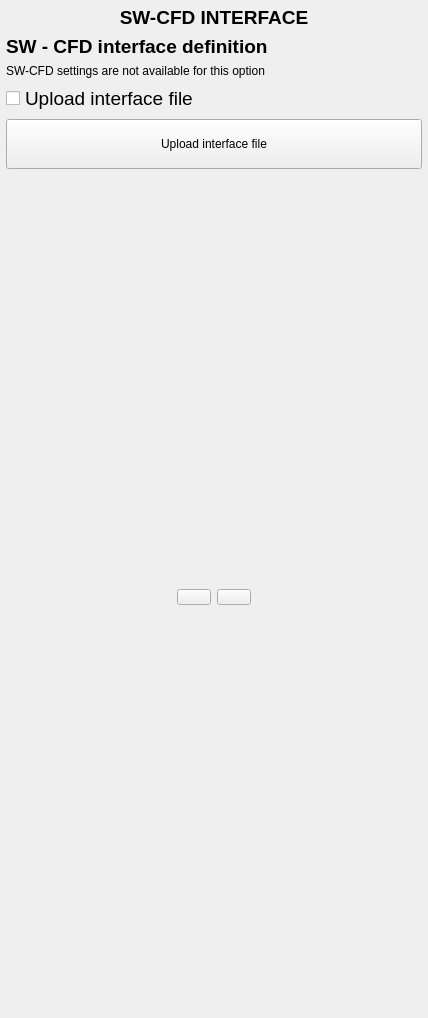
<?xml version="1.0" encoding="UTF-8"?>
<ui version="4.0">
 <class>swcfdint</class>
 <widget class="QFrame" name="swcfdint">
  <property name="geometry">
   <rect>
    <x>0</x>
    <y>0</y>
    <width>428</width>
    <height>1018</height>
   </rect>
  </property>
  <property name="windowTitle">
   <string>Frame</string>
  </property>
  <layout class="QVBoxLayout" name="verticalLayout">
   <property name="leftMargin">
    <number>6</number>
   </property>
   <property name="topMargin">
    <number>6</number>
   </property>
   <property name="rightMargin">
    <number>6</number>
   </property>
   <property name="bottomMargin">
    <number>6</number>
   </property>
   <item>
    <widget class="QLabel" name="Lbl_H1">
     <property name="font">
      <font>
       <pointsize>14</pointsize>
      </font>
     </property>
     <property name="text">
      <string>&lt;html&gt;&lt;head/&gt;&lt;body&gt;&lt;p&gt;&lt;span style=&quot; font-weight:600;&quot;&gt;SW-CFD INTERFACE&lt;/span&gt;&lt;/p&gt;&lt;/body&gt;&lt;/html&gt;</string>
     </property>
     <property name="alignment">
      <set>Qt::AlignCenter</set>
     </property>
    </widget>
   </item>
   <item>
    <widget class="QLabel" name="Lbl_Interface">
     <property name="font">
      <font>
       <pointsize>14</pointsize>
       <weight>75</weight>
       <bold>true</bold>
      </font>
     </property>
     <property name="text">
      <string>&lt;html&gt;&lt;head/&gt;&lt;body&gt;&lt;p&gt;SW - CFD interface definition&lt;/p&gt;&lt;/body&gt;&lt;/html&gt;</string>
     </property>
    </widget>
   </item>
   <item>
    <widget class="QLabel" name="Lbl_Notice">
     <property name="text">
      <string>SW-CFD settings are not available for this option</string>
     </property>
    </widget>
   </item>
   <item>
    <widget class="QCheckBox" name="ChB_UploadFile">
     <property name="enabled">
      <bool>true</bool>
     </property>
     <property name="font">
      <font>
       <pointsize>14</pointsize>
      </font>
     </property>
     <property name="toolTip">
      <string>Check this if you would like to upload a file instead of using the table</string>
     </property>
     <property name="toolTipDuration">
      <number>10000</number>
     </property>
     <property name="text">
      <string>Upload interface file</string>
     </property>
     <property name="checkable">
      <bool>true</bool>
     </property>
    </widget>
   </item>
   <item>
    <widget class="QPushButton" name="Btn_UploadFile">
     <property name="toolTip">
      <string>Upload a latitude-longitude file to define the interfaces</string>
     </property>
     <property name="toolTipDuration">
      <number>10000</number>
     </property>
     <property name="text">
      <string>
Upload interface file
</string>
     </property>
    </widget>
   </item>
   <item>
    <widget class="QStackedWidget" name="SWg_CA_Interface">
     <property name="toolTip">
      <string>Interface points for all SW-CFD interfaces</string>
     </property>
     <property name="toolTipDuration">
      <number>10000</number>
     </property>
     <property name="currentIndex">
      <number>-1</number>
     </property>
    </widget>
   </item>
   <item>
    <layout class="QHBoxLayout" name="HLY_Scroller" stretch="0,0,0,0">
     <item>
      <spacer name="HSp_Left">
       <property name="orientation">
        <enum>Qt::Horizontal</enum>
       </property>
       <property name="sizeHint" stdset="0">
        <size>
         <width>40</width>
         <height>20</height>
        </size>
       </property>
      </spacer>
     </item>
     <item>
      <widget class="QPushButton" name="Btn_Previous">
       <property name="styleSheet">
        <string notr="true">QPushButton {
    border-image: url(:/images/images/previous.png) 10;
    border-width: 0px;                         
    padding: 0px 0px;
    min-height: 10px;
    min-width: 10px;
}

QPushButton:hover {
    border-image: url(:/images/images/previous.png) 10;
}

QPushButton:pressed {
    color: lightgray;
    border-image: url(:/images/images/previous-invert.png) 10;
    padding-top: 0px;
    padding-bottom: 0px;
}

</string>
       </property>
       <property name="text">
        <string/>
       </property>
      </widget>
     </item>
     <item>
      <widget class="QPushButton" name="Btn_Next">
       <property name="styleSheet">
        <string notr="true">QPushButton {
    border-image: url(:/images/images/next.png) 10;
    border-width: 0px;                         
    padding: 0px 0px;
    min-height: 10px;
    min-width: 10px;
}

QPushButton:hover {
    border-image: url(:/images/images/next.png) 10;
}

QPushButton:pressed {
    color: lightgray;
    border-image: url(:/images/images/next-invert.png) 10;
    padding-top: 0px;
    padding-bottom: 0px;
}

</string>
       </property>
       <property name="text">
        <string/>
       </property>
      </widget>
     </item>
     <item>
      <spacer name="HSp_Right">
       <property name="orientation">
        <enum>Qt::Horizontal</enum>
       </property>
       <property name="sizeHint" stdset="0">
        <size>
         <width>40</width>
         <height>20</height>
        </size>
       </property>
      </spacer>
     </item>
    </layout>
   </item>
   <item>
    <spacer name="VSp">
     <property name="orientation">
      <enum>Qt::Vertical</enum>
     </property>
     <property name="sizeHint" stdset="0">
      <size>
       <width>20</width>
       <height>395</height>
      </size>
     </property>
    </spacer>
   </item>
  </layout>
 </widget>
 <resources/>
 <connections/>
</ui>
